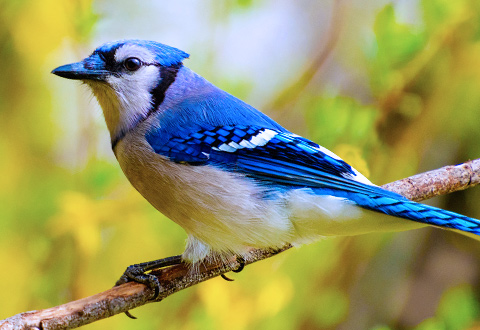
#> input picture bird.jpg, 480 x 330 px
$ python -i image_vers_son_v3.py   (imports and definitions only)
#> lines starting #> are read from the running program, lines starting #| are printed output that depends on the picture
# -*- coding: utf-8 -*-
"""
Created on Fri Apr 18 10:42:46 2025

@author: pauli

"""
from PIL import Image
from mido import Message, MidiFile, MidiTrack
import math

INSTRUMENTS = {
    "bass": 32,      # Acoustic Bass
    "piano": 0,      # Acoustic Grand Piano
    "violin": 40     # Violin
}

# Note : une couleur donnera une note MIDI (0–127)
def color_to_note(r, g, b):
    brightness = (r + g + b) / 3
    return int(20 + (brightness / 255) * 80)  # notes MIDI de 20 à 100

# Choix de l'instrument en fonction de la fréquence (dérivée de la couleur)
def color_to_instrument(r, g, b):
    brightness = (r + g + b) / 3
    freq = 200 + brightness * (1000 / 255)
    if freq < 400:
        return INSTRUMENTS["bass"]
    elif freq < 800:
        return INSTRUMENTS["piano"]
    else:
        return INSTRUMENTS["violin"]

def sonifier(image):

    # Charger et redimensionner l'image
    img = image.convert("RGB")
    img = img.resize((50, 50))  # Taille raisonnable pour éviter un MIDI trop long

    # Initialisation du fichier MIDI
    mid = MidiFile()
    track = MidiTrack()
    mid.tracks.append(track)

    # Instruments par gamme de fréquence
    # (General MIDI Program Numbers : https://www.midi.org/specifications-old/item/gm-level-1-sound-set)


    # Lecture des pixels et génération des notes
    time = 0
    for y in range(img.height):
        for x in range(img.width):
            r, g, b = img.getpixel((x, y))
            note = color_to_note(r, g, b)
            instrument = color_to_instrument(r, g, b)

            # Programme Change (change d’instrument)
            track.append(Message('program_change', program=instrument, time=time))

            # Note ON
            track.append(Message('note_on', note=note, velocity=64, time=0))
            # Note OFF après un petit temps (simule une courte note)
            track.append(Message('note_off', note=note, velocity=64, time=60))

            time = 10  # Espacement entre les notes


    # Sauvegarde
    mid.save("image_musique.mid")

>>> from PIL import Image
>>> picture = Image.open('bird.jpg')
#> picture is the input picture: PIL image 480x330 RGB; mean R, G, B 150.3, 151.5, 101.1
>>> result = sonifier(picture)
#> in sonifier, `img = img.resize((50, 50))`:
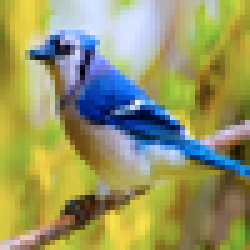
#> img: PIL image 50x50 RGB (shown 5 times larger); mean R, G, B 150.3, 151.5, 101.1
#> (the run stopped early here; a loop or call above may not have finished)
